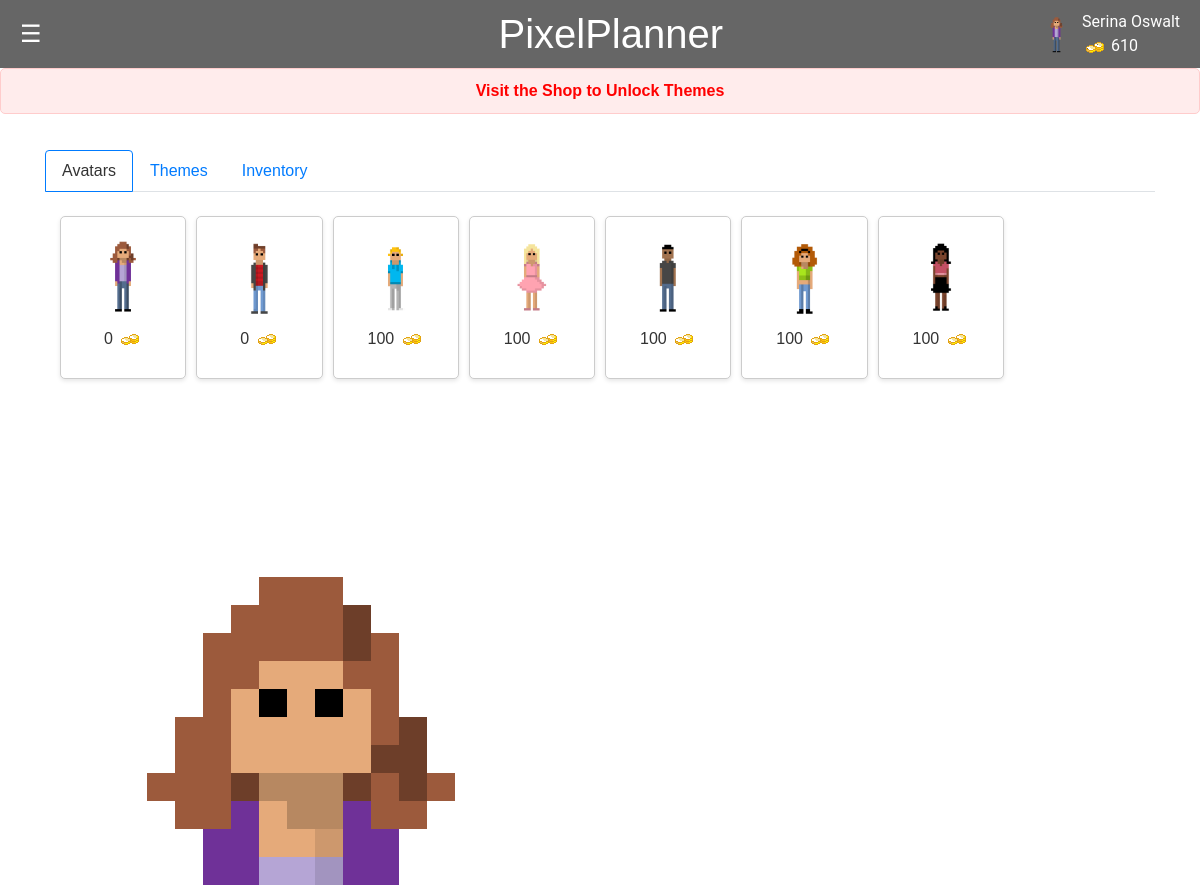
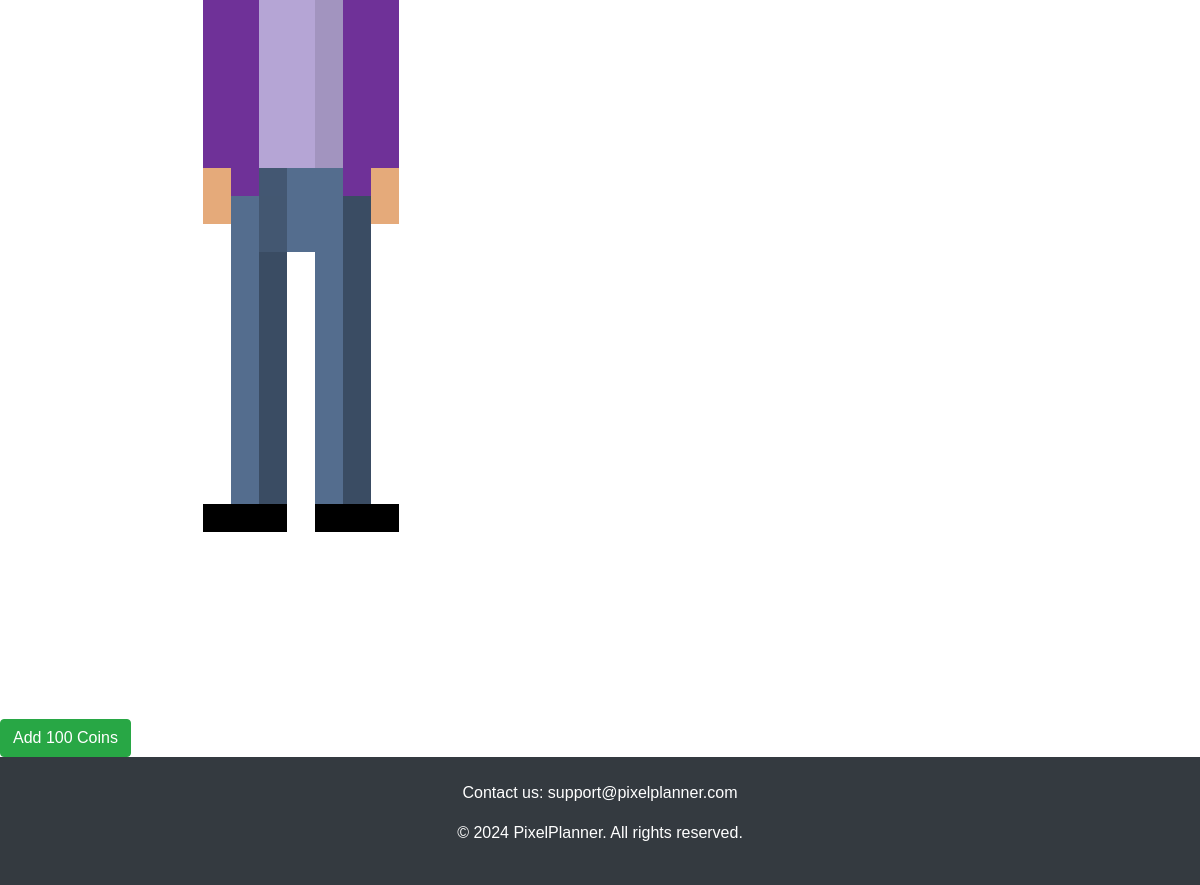
/shop (signed in), run on the app's committed database (2 pictures, top to bottom).
### app.py (models this page shows, shortened)
class User(db.Model):
    id = db.Column(db.Integer, primary_key=True)
    name = db.Column(db.String(100), nullable=False)
    email = db.Column(db.String(100), unique=True)
    password = db.Column(db.String(100))
    canvas_api_key = db.Column(db.String(255))
    course_codes_list = db.Column(db.String(255))
    avatar = db.Column(db.String(255))
    coins = db.Column(db.Integer)
    color_picker_unlocked = db.Column(db.Boolean, default=False)  # New field

class Item(db.Model):
    id = db.Column(db.Integer, primary_key=True)
    name = db.Column(db.String(100), nullable=False)
    price = db.Column(db.Integer, nullable=False)
    img = db.Column(db.String(255))

### app.py (the view)
@app.route('/shop')
def shop():
    if 'email' not in session:
        flash('Please log in to access the shop.')
        return redirect(url_for('login'))
    user = User.query.filter_by(email=session['email']).first()
    if not user:
        flash('User not found.')
        return redirect(url_for('login'))
    all_items = Item.query.all()
    unlocked_items = {ui.item.id for ui in user.user_items.all() if ui.unlocked}  # use .all() to fetch items
    items_for_display = [{
        'id': item.id,
        'name': item.name,
        'img': item.img,
        'price': item.price,
        'unlocked': item.id in unlocked_items
    } for item in all_items]
    return render_template('shop.html', user=user, items=items_for_display)

### templates/shop.html (shortened to what this page needs)
<!DOCTYPE html>
<html lang="en">
<head>
    <link rel="stylesheet" href="https://cdn.jsdelivr.net/npm/bootstrap@4.6.2/dist/css/bootstrap.min.css">
    <link rel="stylesheet" href="/static/css/styles.css">
</head>
<header>
    <div class="menu-icon" onmouseover="openNav()" onmouseout="closeNav()">&#9776;</div>
    <h1>PixelPlanner</h1>
    <div class="profile-info">
        <img src="{{ url_for('static', filename='images/' + user.avatar) }}" alt="User Avatar" class="avatar">
        <div class="player-info">
            <span class="player-name">{{session.get('user_name', 'Guest')}}</span>
            <span class="player-coins"><img src="{{ url_for('static', filename='images/coin.png') }}" alt="Coin"> {{
                user.coins }}</span>
</header>
{% if user.color_picker_unlocked %}
<form class="color-picker">
    <fieldset>
        <legend class="visually-hidden">Pick a color scheme</legend>
        <label for="light" class="visually-hidden">Light Theme</label>
        <input type="radio" name="theme" id="light" checked>
        <label for="pink" class="visually-hidden">Pink Theme</label>
        <input type="radio" name="theme" id="pink">
        <label for="blue" class="visually-hidden">Blue Theme</label>
        <input type="radio" name="theme" id="blue">
        <label for="green" class="visually-hidden">Green</label>
        <input type="radio" name="theme" id="green">
        <label for="dark" class="visually-hidden">Dark</label>
        <input type="radio" name="theme" id="dark">
    </fieldset>
</form>
{% else %}
<p class="locked-feature-notice">Visit the Shop to Unlock Themes</p>
{% endif %}
<body>
    <div class="shop-layout">
        <div class="container">
            <ul class="nav nav-tabs" id="shopTabs">
                <li class="nav-item">
                    <a class="nav-link active" data-toggle="tab" href="#avatars">Avatars</a>
                </li>
                <li class="nav-item">
                    <a class="nav-link" data-toggle="tab" href="#themes">Themes</a>
                </li>
                <li class="nav-item">
                    <a class="nav-link" data-toggle="tab" href="#inventory">Inventory</a>
                </li>
            </ul>
            <div class="tab-content">
                <div id="avatars" class="container tab-pane active"><br>
                    <div class="shop-grid">
                        {% for item in items %}
                        <div class="shop-item {{ 'purchased' if item.unlocked else '' }}" data-item-id="{{ item.id }}"
                            data-name="{{ item.name }}" data-price="{{ item.price }}"
                            data-img="{{ url_for('static', filename='images/' + item.img) }}">
                            <img src="{{ url_for('static', filename='images/' + item.img) }}" alt="{{ item.name }}">
                            <p>{{ item.price }} <img src="{{ url_for('static', filename='images/coin.png') }}"
                                    alt="Coin"></p>
                        </div>
                        {% endfor %}
                    </div>
                </div>
            </div>
        </div>
    </div>
    <div class="user-avatar-large">
        <img src="{{ url_for('static', filename='images/' + user.avatar) }}" alt="User Avatar">
    </div>
<div>
    <form action="{{ url_for('add_coins') }}" method="post">
        <button type="submit" class="btn btn-success">Add 100 Coins</button>
    </form>
</div>
    <footer class="footer bg-dark text-white py-4">
        <div class="container text-center">
            <p>Contact us: support@pixelplanner.com</p>
            <p>&copy; 2024 PixelPlanner. All rights reserved.</p>
        </div>
    </footer>
</body>
</html>

### static/css/styles.css (style rules this page uses)
body, html { height: 100%; margin: 0; padding: 0; font-family: Arial, sans-serif; background-color: var(--bg-color); color: var(--text-color); }
body, html { margin: 0; padding: 0; font-family: Arial, sans-serif; }
header { display: flex; justify-content: space-between; align-items: center; background-color: var(--notification-text-color); padding: 10px 20px; position: relative; }
header h1 { margin: 0; flex-grow: 1; text-align: center; color: var(--bg-color) }
.menu-icon { cursor: pointer; font-size: 24px; color: var(--bg-color); }
.profile-info { display: flex; align-items: center; position: absolute; top: 10px; right: 20px; font-family: 'Roboto', sans-serif; color: var(--bg-color); }
.avatar { height: 50px; width: auto; border-radius: 50%; }
.player-info { display: flex; flex-direction: column; margin-left: 10px }
body { font-family: Arial, sans-serif; background-color: var(--bg-color); margin: 0; padding: 0; }
.shop-layout { display: flex; justify-content: left; padding: 20px; width: 100%; }
.shop-grid { display: grid; width: 100%; grid-template-columns: repeat(auto-fill, minmax(120px, 1fr)); gap: 10px; margin: 0 auto; }
.shop-item, .inventory-item { display: flex; flex-direction: column; align-items: center; justify-content: center; border: 1px solid #ccc; padding: 10px; border-radius: 5px; box-shadow: 0 2px 4px rgba(0,0,0,0.1); background-color: #fff; transition: border 0.3s ease-in-out; cursor: pointer; }
.shop-item img, .inventory-item img { height: 100px; max-width: 100%; }
.shop-item p img, .inventory-item p img { height: auto; width: auto; }
.user-avatar-large { flex: 1; width: 50%; display: flex; justify-content: center; align-items: center; }
.nav-tabs .nav-link.active { color: var(--text-color); background-color: var(--bg-color); border-color: #007bff; }
:root { --bg-color: #fff; --text-color: #333; --link-color: #007bff; --hover-bg-color: #cccccc; --hover-text-decoration: underline; --notification-text-color: #666; --border-color: #eee; }
a { color: var(--link-color); }
.locked-feature-notice { color: #ff0000; font-weight: bold; padding: 10px; background-color: #ffecec; border: 1px solid #ffcccc; border-radius: 5px; text-align: center; }

### data on the page
User: avatar (picture), get "Serina Oswalt", coins "610"
Item: img (picture), price "0"
Item: img (picture), price "0"
Item: img (picture), price "100"
Item: img (picture), price "100"
Item: img (picture), price "100"
Item: img (picture), price "100"
Item: img (picture), price "100"
